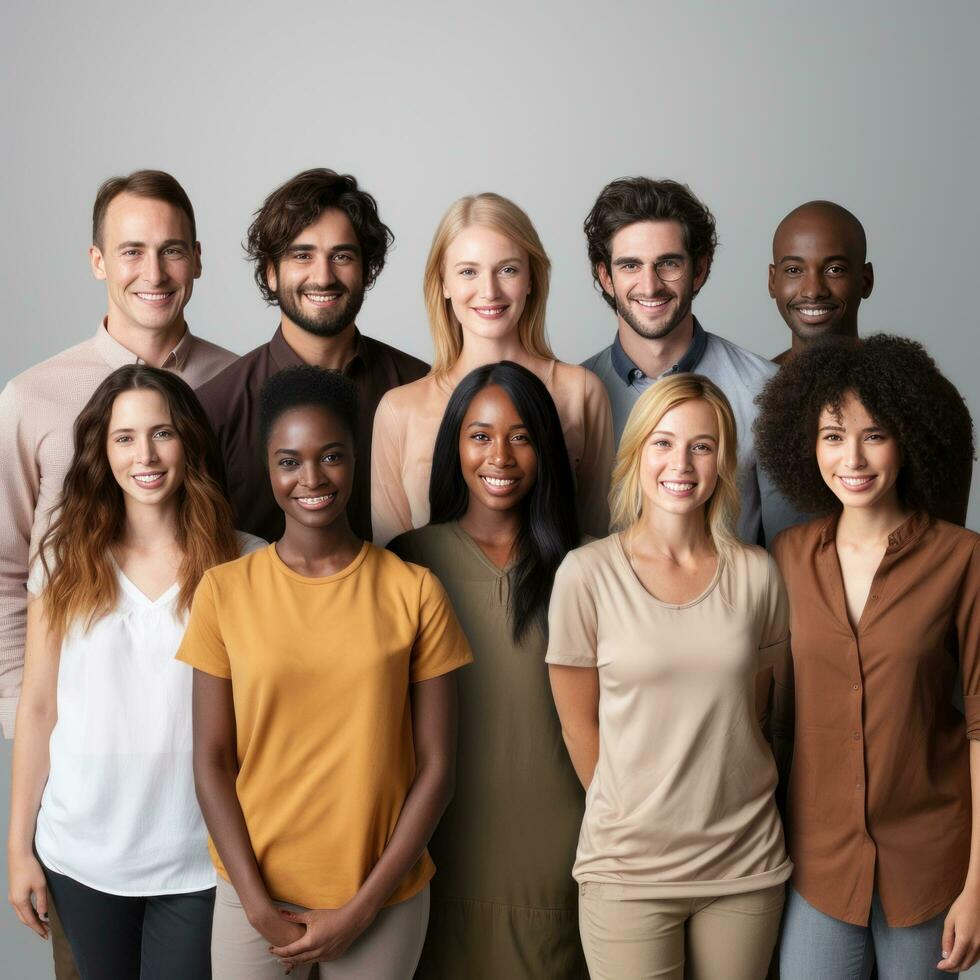
#> input picture 005PeronasWhitePatchImagenOriginal/personas.jpg, 980 x 980 px
$ python 005PeronasWhitePatchImagenOriginal.py
#> lines starting #> are read from the running program, lines starting #| are printed output that depends on the picture
# -*- coding: utf-8 -*-
"""
Created on Sat Mar 16 19:26:22 2024

@author: jama2
"""

import cv2
import numpy as np

imagen=cv2.imread("personas.jpg")
#> imagen is the input picture: shape (980, 980, 3); mean B, G, R 112.2, 126.4, 144.7
cv2.imshow("Personas",imagen)
cv2.waitKey(0)
cv2.destroyAllWindows()

imagenO1=imagen*0.7
imagenO1=imagenO1.astype(np.uint8)
cv2.imshow("peronasO-30",imagenO1)
cv2.waitKey(0)
cv2.destroyAllWindows()
cv2.imwrite("personasO-30.jpg", imagenO1)

img = cv2.imread('personasO-30.jpg', 1)
clone = img.copy()
cv2.waitKey(0)
cv2.destroyAllWindows()
h_start, w_start, h_width, w_width = 312, 773, 5, 5
image = clone
image_patch = image[h_start:h_start+h_width, w_start:w_start+w_width]
image_normalized = image / image_patch.max(axis=(0, 1))
image_balanced = image_normalized.clip(0,1)
cv2.imshow("personasO-30WP", image_balanced)
cv2.waitKey(0)
cv2.destroyAllWindows()
image_balanced_8bit = (image_balanced*255).astype(int)
cv2.imwrite("personasO-30WP.jpg", image_balanced_8bit)

imagenO2=imagen*0.5
imagenO2=imagenO2.astype(np.uint8)
cv2.imshow("personasO-50",imagenO2)
cv2.waitKey(0)
cv2.destroyAllWindows()
cv2.imwrite("personasO-50.jpg", imagenO2)

img = cv2.imread('personasO-50.jpg', 1)
clone = img.copy()
cv2.waitKey(0)
cv2.destroyAllWindows()
h_start, w_start, h_width, w_width = 312, 773, 5, 5
image = clone
image_patch = image[h_start:h_start+h_width, w_start:w_start+w_width]
image_normalized = image / image_patch.max(axis=(0, 1))
image_balanced = image_normalized.clip(0,1)
cv2.imshow("personasO-50WP", image_balanced)
cv2.waitKey(0)
cv2.destroyAllWindows()
image_balanced_8bit = (image_balanced*255).astype(int)
cv2.imwrite("personasO-50WP.png", image_balanced_8bit)

imagenc1=imagen.copy()
imagenc1[:,:,0]=imagenc1[:,:,0]+170
cv2.imwrite("personasYellowBackground.jpg", imagenc1)
cv2.imshow("personasYellowBackground",imagenc1)
cv2.waitKey(0)
cv2.destroyAllWindows()

img = cv2.imread('personasYellowBackground.jpg', 1)
clone = img.copy()
cv2.waitKey(0)
cv2.destroyAllWindows()
h_start, w_start, h_width, w_width = 312, 773, 5, 5
image = clone
image_patch = image[h_start:h_start+h_width, w_start:w_start+w_width]
image_normalized = image / image_patch.max(axis=(0, 1))
image_balanced = image_normalized.clip(0,1)
cv2.imshow("personasYellowBackgroundWP", image_balanced)
cv2.waitKey(0)
cv2.destroyAllWindows()
image_balanced_8bit = (image_balanced*255).astype(int)
cv2.imwrite("personasYellowBackgroundWP.jpg", image_balanced_8bit)

imagenc2=imagen.copy()
imagenc2[:,:,1]=imagenc2[:,:,1]+180
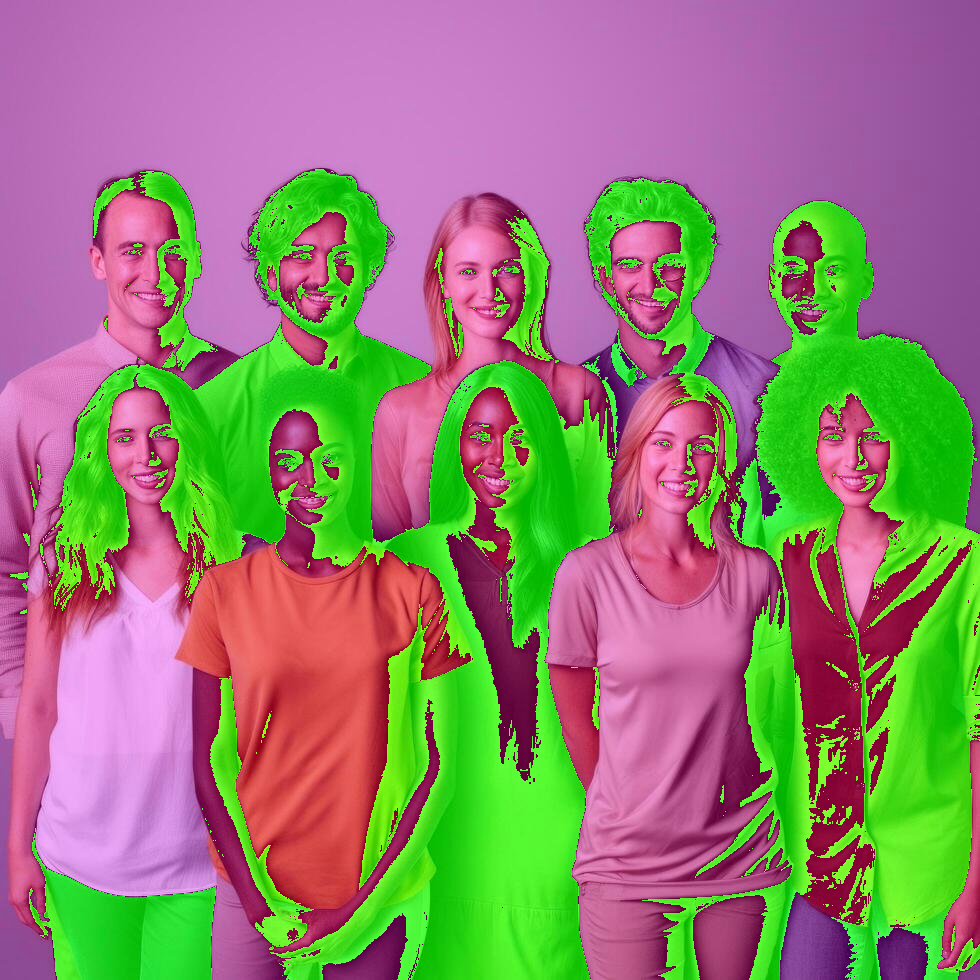
#> imagenc2: shape (980, 980, 3); mean B, G, R 112.2, 128.9, 144.7
cv2.imwrite("personasPurpleBackground.jpg", imagenc2)
cv2.imshow("personasPurpleBackground",imagenc2)
cv2.waitKey(0)
cv2.destroyAllWindows()

img = cv2.imread('personasPurpleBackground.jpg', 1)
clone = img.copy()
cv2.waitKey(0)
cv2.destroyAllWindows()
h_start, w_start, h_width, w_width = 312, 773, 5, 5
image = clone
image_patch = image[h_start:h_start+h_width, w_start:w_start+w_width]
image_normalized = image / image_patch.max(axis=(0, 1))
image_balanced = image_normalized.clip(0,1)
cv2.imshow("personasPurpleBackgroundWP", image_balanced)
cv2.waitKey(0)
cv2.destroyAllWindows()
image_balanced_8bit = (image_balanced*255).astype(int)
cv2.imwrite("personasPurpleBackgroundWP.jpg", image_balanced_8bit)
################

imagenc3=imagen.copy()
imagenc3[:,:,2]=imagenc3[:,:,2]+190
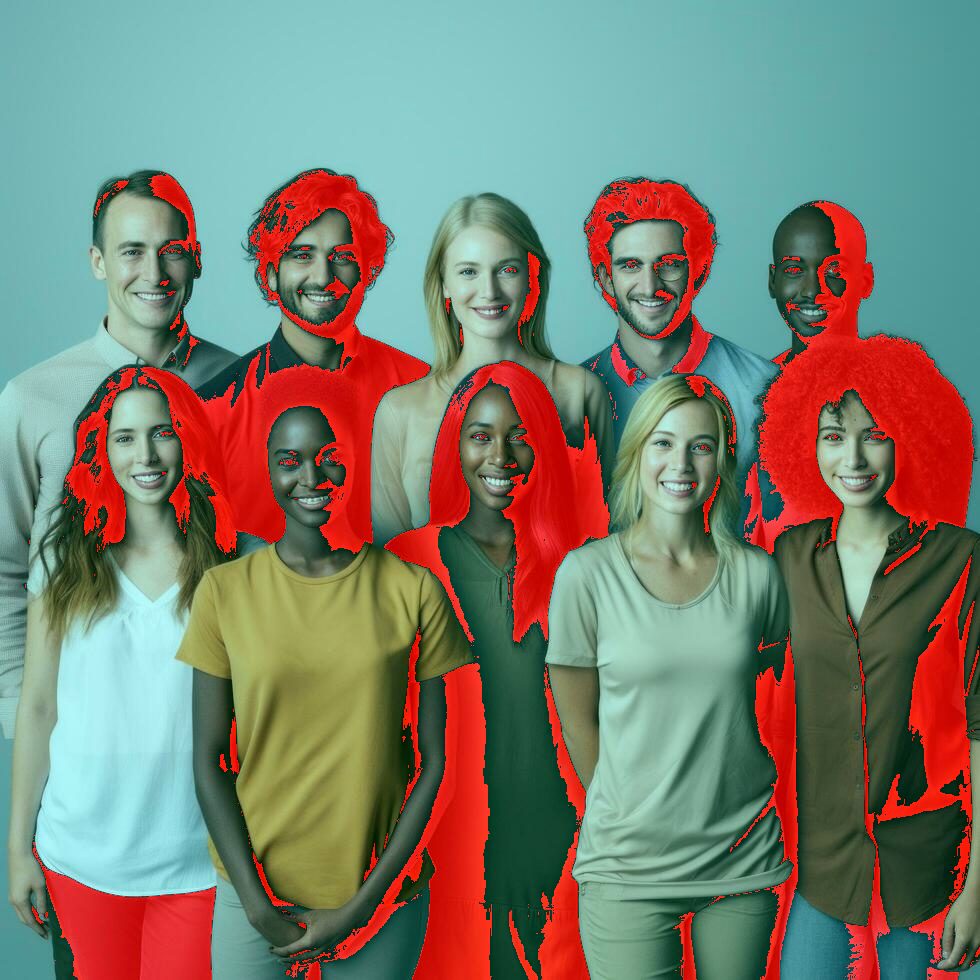
#> imagenc3: shape (980, 980, 3); mean B, G, R 112.2, 126.4, 124.2
cv2.imwrite("personasBlueBackground.jpg", imagenc3)
cv2.imshow("personasBlueBackground",imagenc3)
cv2.waitKey(0)
cv2.destroyAllWindows()

img = cv2.imread('personasBlueBackground.jpg', 1)
clone = img.copy()
cv2.waitKey(0)
cv2.destroyAllWindows()
h_start, w_start, h_width, w_width = 312, 773, 5, 5
image = clone
image_patch = image[h_start:h_start+h_width, w_start:w_start+w_width]
image_normalized = image / image_patch.max(axis=(0, 1))
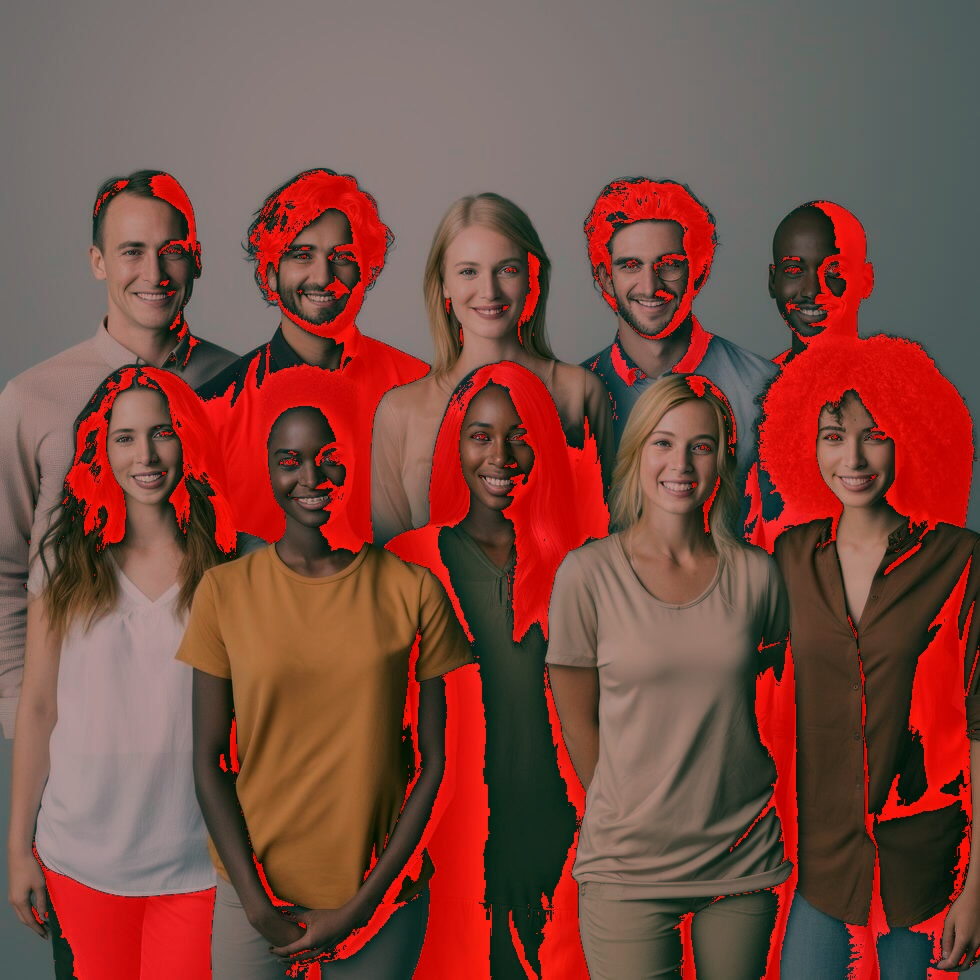
#> image_normalized: shape (980, 980, 3) float64; mean B, G, R 0.657, 0.752, 1.21; drawn with min black and max white
image_balanced = image_normalized.clip(0,1)
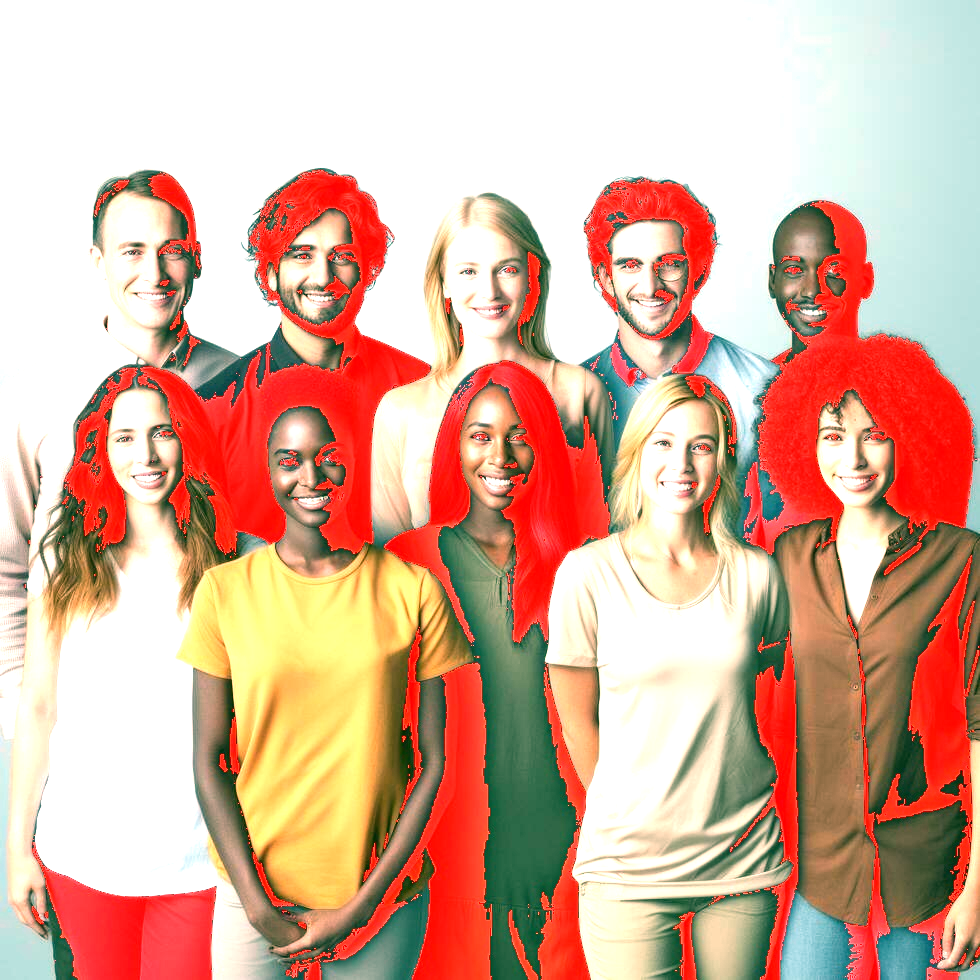
#> image_balanced: shape (980, 980, 3) float64; mean B, G, R 0.611, 0.69, 0.851
cv2.imshow("personasBlueBackgroundWP", image_balanced)
cv2.waitKey(0)
cv2.destroyAllWindows()
image_balanced_8bit = (image_balanced*255).astype(int)
cv2.imwrite("personasBlueBackgroundWP.png", image_balanced_8bit)
